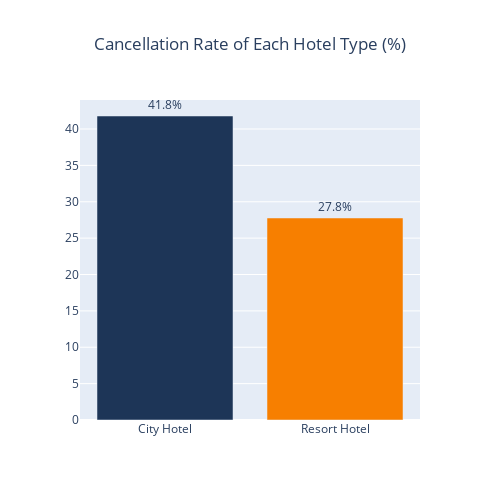

Here is the notebook cell this chart was saved with:
### Code cell
fig = go.Figure()
fig.add_trace(go.Bar(
    x=hotel_booking_duration['hotel'],
    y=hotel_booking_duration['cancelation_rate'],
    marker_color=["#1d3557","#f77f00"],
    text=hotel_booking_duration['cancelation_rate'].round(1).astype(str) + '%',
    textposition='outside'
))
fig.update_layout(barmode='group')
fig.update_layout(
    title={
        'text': 'Cancellation Rate of Each Hotel Type (%)',
        'x': 0.5,
        'xanchor': 'center'
    },
    width=500,
    height=500
)

fig.show()

### Figure 1 — Plotly figure (JSON) as saved in the notebook; plotly's stock layout.template omitted (floating-point values rounded to 4 significant figures)
{"data": [{"marker": {"color": ["#1d3557", "#f77f00"]}, "text": ["41.8%", "27.8%"], "textposition": "outside", "type": "bar", "x": ["City Hotel", "Resort Hotel"], "y": [41.79, 27.77]}], "layout": {"barmode": "group", "height": 500, "title": {"text": "Cancellation Rate of Each Hotel Type (%)", "x": 0.5, "xanchor": "center"}, "width": 500}}
